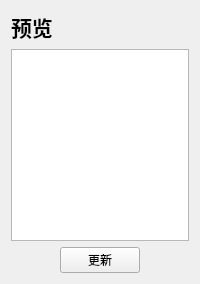
      <widget class="QWidget" name="widget11" native="true">
       <property name="sizePolicy">
        <sizepolicy hsizetype="Fixed" vsizetype="Preferred">
         <horstretch>0</horstretch>
         <verstretch>0</verstretch>
        </sizepolicy>
       </property>
       <property name="minimumSize">
        <size>
         <width>200</width>
         <height>0</height>
        </size>
       </property>
       <property name="maximumSize">
        <size>
         <width>200</width>
         <height>16777215</height>
        </size>
       </property>
       <layout class="QGridLayout" name="gridLayout">
        <item row="0" column="0">
         <widget class="QLabel" name="label_8">
          <property name="text">
           <string>&lt;!DOCTYPE HTML PUBLIC &quot;-//W3C//DTD HTML 4.0//EN&quot; &quot;http://www.w3.org/TR/REC-html40/strict.dtd&quot;&gt;
&lt;html&gt;&lt;head&gt;&lt;meta name=&quot;qrichtext&quot; content=&quot;1&quot; /&gt;&lt;style type=&quot;text/css&quot;&gt;
p, li { white-space: pre-wrap; }
&lt;/style&gt;&lt;/head&gt;&lt;body style=&quot; font-family:'SimSun'; font-size:9pt; font-weight:400; font-style:normal;&quot;&gt;
&lt;p style=&quot; margin-top:0px; margin-bottom:0px; margin-left:0px; margin-right:0px; -qt-block-indent:0; text-indent:0px;&quot;&gt;&lt;span style=&quot; font-size:16pt; font-weight:600;&quot;&gt;预览&lt;/span&gt;&lt;/p&gt;&lt;/body&gt;&lt;/html&gt;</string>
          </property>
         </widget>
        </item>
        <item row="1" column="0" colspan="3">
         <widget class="QGraphicsView" name="graphicsView">
          <property name="verticalScrollBarPolicy">
           <enum>Qt::ScrollBarAlwaysOff</enum>
          </property>
          <property name="horizontalScrollBarPolicy">
           <enum>Qt::ScrollBarAlwaysOff</enum>
          </property>
         </widget>
        </item>
        <item row="2" column="0">
         <spacer name="horizontalSpacer">
          <property name="orientation">
           <enum>Qt::Horizontal</enum>
          </property>
          <property name="sizeHint" stdset="0">
           <size>
            <width>45</width>
            <height>20</height>
           </size>
          </property>
         </spacer>
        </item>
        <item row="2" column="1">
         <widget class="QPushButton" name="pushButton_update">
          <property name="text">
           <string>更新</string>
          </property>
         </widget>
        </item>
        <item row="2" column="2">
         <spacer name="horizontalSpacer_2">
          <property name="orientation">
           <enum>Qt::Horizontal</enum>
          </property>
          <property name="sizeHint" stdset="0">
           <size>
            <width>44</width>
            <height>20</height>
           </size>
          </property>
         </spacer>
        </item>
       </layout>
      </widget>
